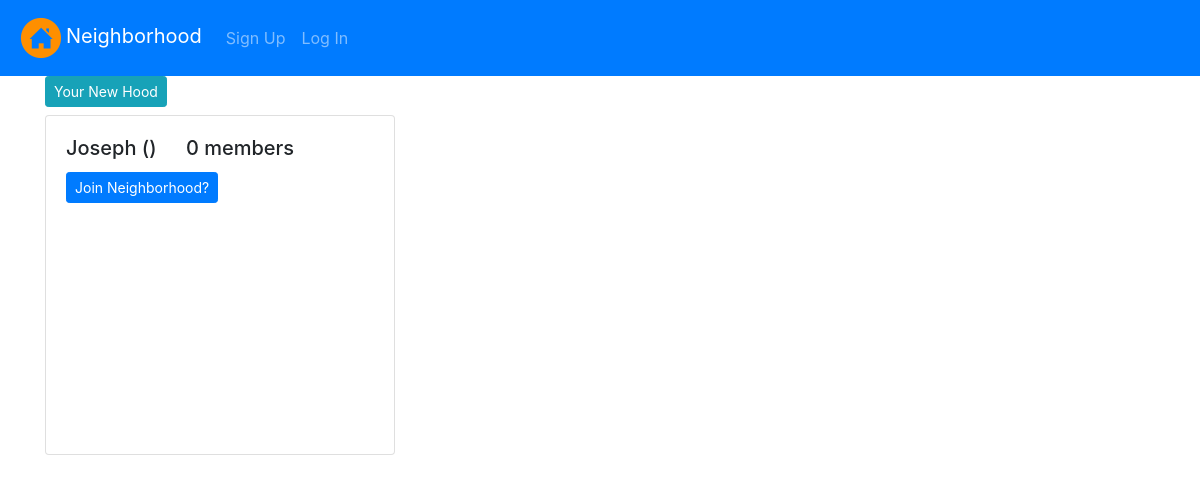
/my-hoods/, run on an earlier commit of the app's database.
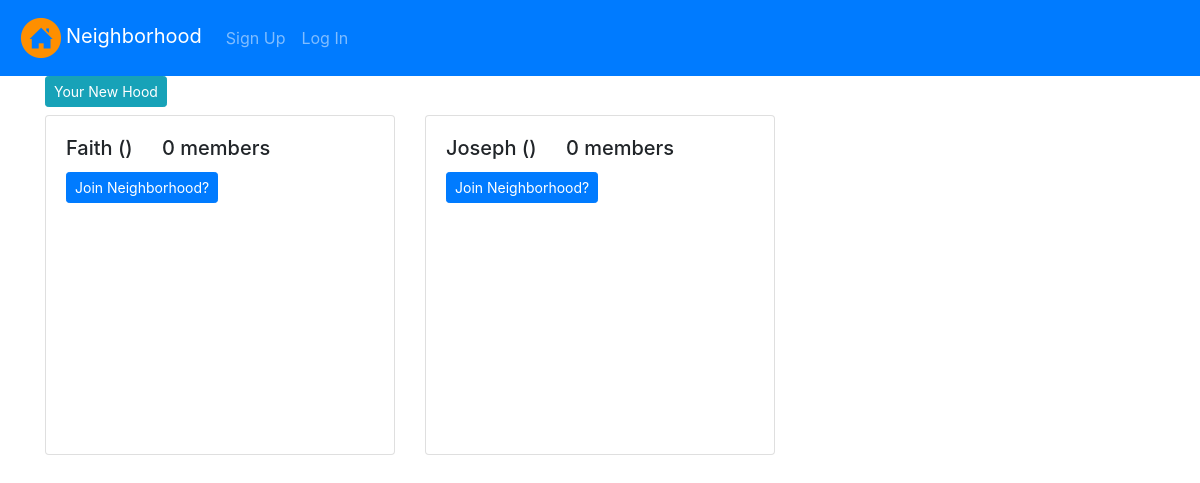
And on a later commit of the database.
### hood/models.py (models this page shows, shortened)
class Neighborhood(models.Model):
    name = models.CharField(max_length=100, blank=True, null=True)
    occupants_count = models.IntegerField(blank=True, null=True)
    neighbourhood_location = models.CharField(max_length=100)
    user = models.ForeignKey(User, on_delete=models.CASCADE)

### hood/views.py (the view)
# urls.py: path('my-hoods/', views.hoods, name='hood'),
def hoods(request):
    my_hoods = Neighborhood.objects.all()
    my_hoods = my_hoods[::-1]
    params = {
        'my_hoods': my_hoods,
    }
    return render(request, 'my_hoods.html', params)

### hood/templates/my_hoods.html
{% extends 'base.html' %}
{% load crispy_forms_tags %}
{% block content %}
<div class="container">
        <a href="{% url 'new-hood' %}" class="btn btn-sm btn-info mb-2"> Your New Hood</a>
    <div class="row">
        {% for hood in my_hoods %}
        <div class="col-md-4">
            <div class="card mb-4" style="min-height:340px">
                <div class="card-body">
                    <h5 class="card-title">{{ hood.name }}  ({{hood.neighborhood_location}}) <span class="ml-4">{{hood.members.count}} member{{hood.members.count|pluralize}}</span></h5>
                    {% if request.user.profile.neighborhood == hood %}
                    <a href="{% url 'leave-hood' hood.id %}" class="btn btn-outline-danger btn-sm">Leave Neighborhood</a>
                    {% elif not request.user.profile.neighborhood %}
                    <a href="{% url 'join-hood' hood.id %}" class="btn btn-primary btn-sm">Join Neighborhood?</a>
                    {% endif %}
                </div>
            </div>
        </div>
        {% endfor %}
    </div>
</div>
{% endblock %}

### hood/templates/base.html (shortened to what this page needs)
{% load bootstrap4 %}
{% load static %}
<!DOCTYPE html>
<html>
<head>
  {% block styles %}
    {% bootstrap_css %}
    <link rel="stylesheet" href="{% static 'styles.css' %}" media="all">
  {% endblock %}
</head>
<body>
  <div class="wrapper">
    <div>
    {% include "navbar.html" %}
    </div>
  </div>
    {% block content %}
    {%endblock%}
</body>
</html>

### hood/templates/navbar.html (shortened to what this page needs)
{% load static %}
<nav class="navbar navbar-expand-lg navbar-dark bg-primary">
    <a class="navbar-brand" href="{% url 'homepage' %}" ><img src="{% static 'images/home.png' %}" style='max-width:50px' alt="">Neighborhood</a>
    <div class="collapse navbar-collapse" id="navbarSupportedContent">
      <ul class="navbar-nav mr-auto">
          {% if not user.is_authenticated %}
          <li class="nav-item">
              <a class="nav-link" href="{% url 'signup' %}">Sign Up</a>
          </li>
          <li class="nav-item">
              <a class="nav-link" href="{% url 'login' %}">Log In</a>
          </li>
          {% else %}
          <li class="nav-item">
              <a class="nav-link" href="{% url 'logout' %}">Log Out</a>
          </li>
          {% endif %}
      </ul>
    </div>
  </nav>

What changed in the data, as far as the page shows it:
added Neighborhood: name "Faith", members.count "0"
